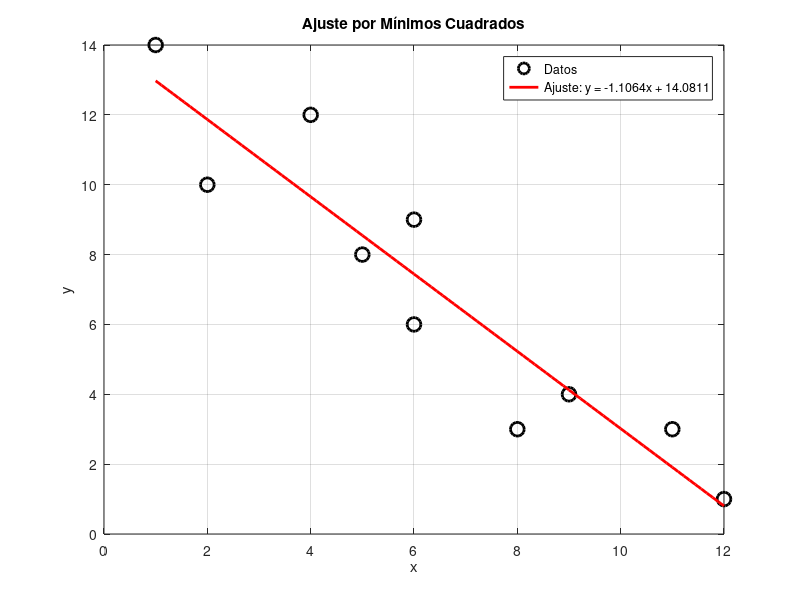

Write the MATLAB code that produced this figure.
% 3_minimos_cuadrados.m
% Mínimos cuadrados con gráfica de ajuste.

% Datos
X = [8, 2, 11, 6, 5, 4, 12, 9, 6, 1];
Y = [3, 10, 3, 6, 8, 12, 1, 4, 9, 14];

% Cálculos
n = length(X);
sum_x = sum(X);
sum_y = sum(Y);
sum_xy = sum(X .* Y);
sum_x2 = sum(X.^2);
sum_y2 = sum(Y.^2);

a = (n * sum_xy - sum_x * sum_y) / (n * sum_x2 - sum_x^2);
b = (sum_y - a * sum_x) / n;

numerator = n * sum_xy - sum_x * sum_y;
denominator = sqrt((n * sum_x2 - sum_x^2) * (n * sum_y2 - sum_y^2));
r = numerator / denominator;

% Gráfica
x_fit = linspace(min(X), max(X), 100);
y_fit = a * x_fit + b;

figure;
plot(X, Y, 'ko', 'MarkerSize', 10, 'LineWidth', 2, 'DisplayName', 'Datos');
hold on;
plot(x_fit, y_fit, 'r-', 'LineWidth', 2, 'DisplayName', sprintf('Ajuste: y = %.4fx + %.4f', a, b));
xlabel('x');
ylabel('y');
title('Ajuste por Mínimos Cuadrados');
legend('Location', 'northeast');
grid on;
hold off;

% Resultados
disp("Recta de mínimos cuadrados:"), disp([a, b]);
disp("Factor de correlación:"), disp(r);
